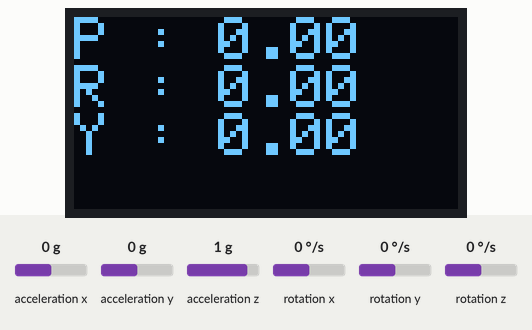
This sketch was run on a simulated Arduino Uno, built with avr-gcc and run on an emulated ATmega328P. On the bench: 128×64 one-colour display. Inputs (shaded band) come from the test bench; at power-on: rotation z 0 °/s, acceleration x 0 g, acceleration y 0 g, acceleration z 1 g, rotation x 0 °/s, rotation y 0 °/s.

Above: at 4.2 s.
4.3 s: rotation z set to -192 °/s
At 4.95 s:
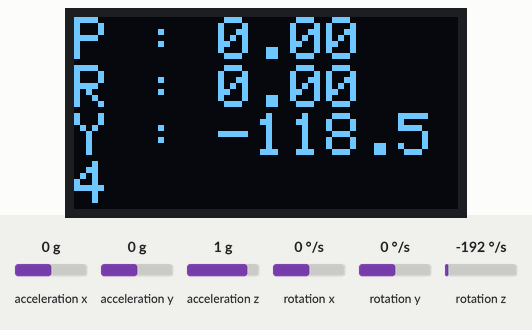
5.9 s: acceleration x set to -1.4 g
At 6.83 s:
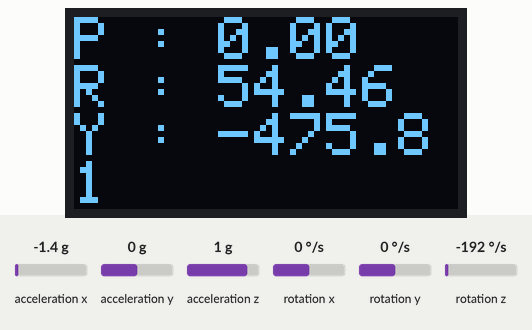
7.4 s: acceleration y set to -1.4 g
At 7.45 s:
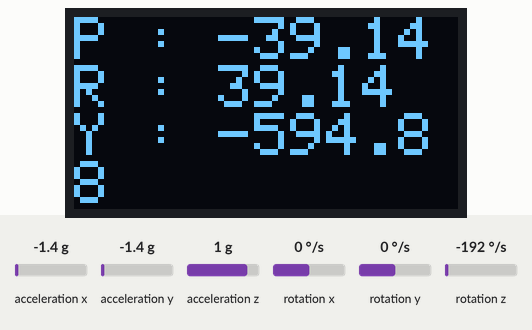
8.9 s: acceleration z set to -1.4 g
At 8.97 s:
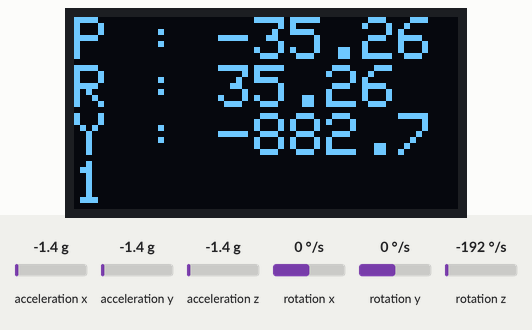
10.4 s: rotation z set to 0 °/s
At 10.8 s:
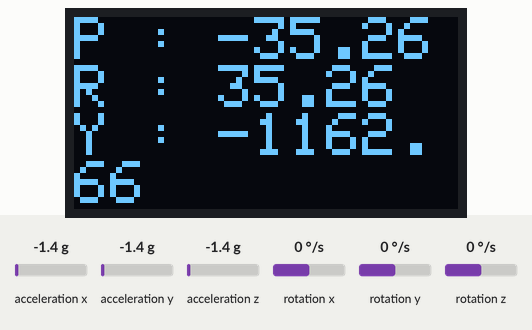

Measured:
- after the input at 4.3 s, the display: first changes after 0.07 s (image 1 shows a later state)

The sketch:

Gyroscope.ino
```cpp
// (licence header left out)
#include <Wire.h>
#include <Adafruit_GFX.h>
#include <Adafruit_SSD1306.h>
#include <MPU6050_light.h>

#define SCREEN_WIDTH 128 // OLED display width, in pixels
#define SCREEN_HEIGHT 64 // OLED display height, in pixels
// Declaration for an SSD1306 display connected to I2C (SDA, SCL pins)
Adafruit_SSD1306 display(SCREEN_WIDTH, SCREEN_HEIGHT, &Wire);


MPU6050 mpu(Wire);
unsigned long timer = 0;
unsigned long myTime;

void setup() {
  Serial.begin(115200);                           // Ensure serial monitor set to this value also
  if(!display.begin(SSD1306_SWITCHCAPVCC, 0x3C))  // Address 0x3C for most of these displays, if doesn't work try 0x3D
  {
    Serial.println(F("SSD1306 allocation failed"));
    for(;;);                                      // Don't proceed, loop forever
  }
  display.setTextSize(1);
  display.setTextColor(SSD1306_WHITE);            // Draw white text
  display.clearDisplay();
  Wire.begin();
  mpu.begin();
  display.println(F("Calculating gyro offset, do not move MPU6050"));
  display.display();
  mpu.calcGyroOffsets();                          // This does the calibration
  display.setTextSize(2);
}

void(* resetFunc)(void) = 0; // Declare reset Funciton @ address 0

void loop() {
  mpu.update();
  if((millis()-timer)>10)                         // print data every 10ms
  {
    display.clearDisplay();                       // clear screen
    display.setCursor(0,0);
    display.print("P : ");
    display.println(mpu.getAngleX());
    display.print("R : ");
    display.println(mpu.getAngleY());
    display.print("Y : ");
    display.print(mpu.getAngleZ());
    display.display();                            // display data
    timer = millis();
  }
  if((millis()- myTime)>10000000){
    Serial.println(myTime);
    Serial.println("Resetting");
    resetFunc(); //Call Reset
    myTime = millis();
  }

//  Serial.println(myTime);
//  delay(1000);
//  Serial.println("Resetting");
//  resetFunc(); //Call Reset
//  delay(100000);
}

/*
 * |NANO     |GYROSCOPE|DISPLAY   |
 * |_________|_________|__________|
 * |A4       |SDA      |SDA       |
 * |A5       |SCL      |SCL       |
 * |5V       |VCC      |VCC       |
 * |GND      |GND      |GND       |
 */
```
